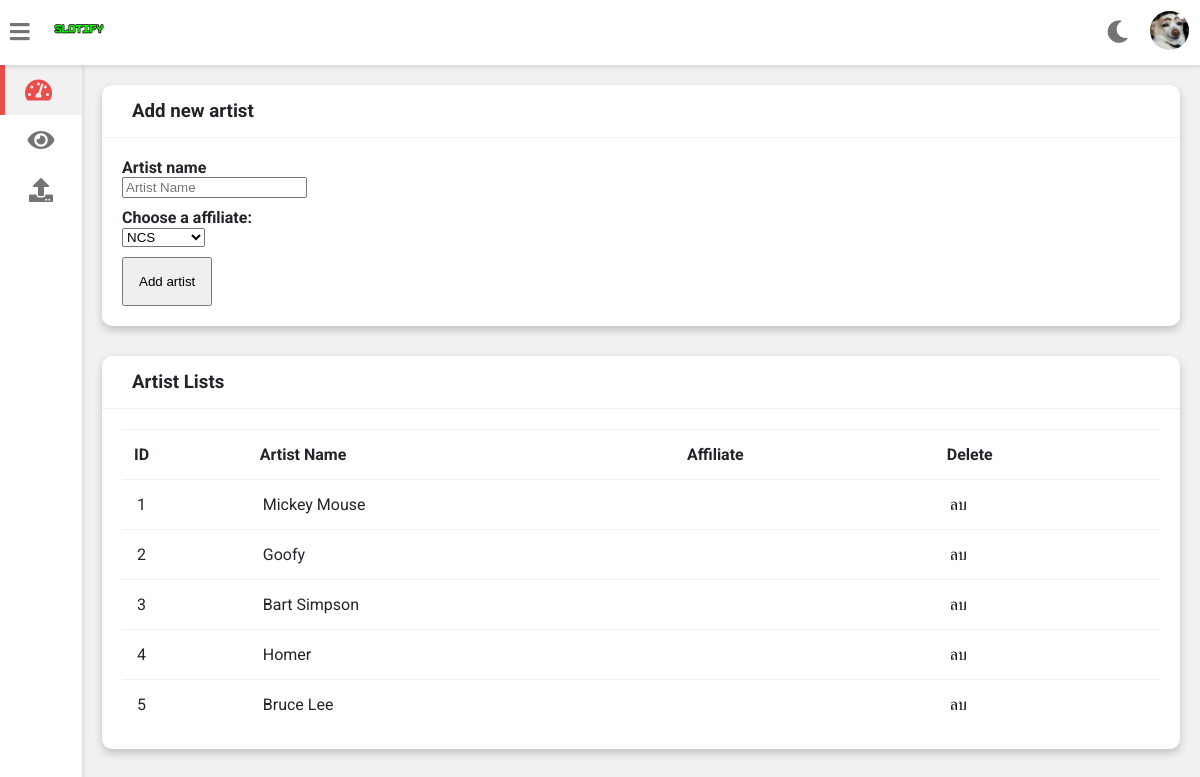
The page /staff/upload/uploadArtist.php on the database its author committed.
### tables this page shows
CREATE TABLE IF NOT EXISTS `artists` (
`id` int(11) NOT NULL,
  `name` varchar(50) NOT NULL
);

### staff/process.php (called while the page is built, shortened)
<?php
$servername = "localhost";
$username = "root";
$password = "";
$dbname = "slotify";
$conn = new mysqli($servername, $username, $password, $dbname);
$sql_8 = "SELECT * FROM artists;";
$result8 = $conn->query($sql_8);
?>

### staff/upload/uploadArtist.php (the view, shortened to what this page needs)
<?php
include("../process.php");
?>
<!DOCTYPE html>
<html>
<head>
<link rel="stylesheet" type="text/css" href="../fontawesome-free/css/all.min.css">
<link rel="stylesheet" type="text/css" href="../style/style.css">
</head>
<body>
    <body class="overlay-scrollbar">
        <div class="navbar">
            <ul class="navbar-nav">
                <li class="nav-item">
                    <a class="nav-link">
                        <i class="fas fa-bars" onclick="collapseSidebar()"></i>
                    </a>
                </li>
                <li class="nav-item">
                <a href="../../index.php">
                    <img src="../assets/logo.png" alt="slotify logo" class="logo logo-light">
                </a>
                </li>
            </ul>
            <ul class="navbar-nav nav-right">
                <li class="nav-item mode">
                    <a class="nav-link" href="#" onclick="switchTheme()">
                        <i class="fas fa-moon dark-icon"></i>
                    </a>
                </li>
                <li class="nav-item avt-wrapper">
                    <div class="avt dropdown">
                        <img src="../assets/001.jpg" alt="User image" class="dropdown-toggle" data-toggle="user-menu">
                    </div>
                </li>
            </ul>
        </div>
<div class="sidebar">
            <ul class="sidebar-nav">
                <li class="sidebar-nav-item">
                    <a href="../home.php" class="sidebar-nav-link active">
                        <div>
                            <i class="fas fa-tachometer-alt"></i>
                        </div>
                    </a>
                </li>
                <li  class="sidebar-nav-item">
                    <a href="../view.php" class="sidebar-nav-link">
                        <div>
                            <i class="fas fa-eye"></i>
                        </div>
                    </a>
                </li>
                <li  class="sidebar-nav-item">
                    <a href="../upload.php" class="sidebar-nav-link">
                        <div>
                        <i class="fas fa-upload"></i>
                        </div>
                    </a>
                </li>
            </ul>
        </div>
        <div class="wrapper">
            <div class="row">
                <div class="col-12 col-m-12 col-sm-12">
                    <div class="card">
                        <div class="card-header">
                            <h3>
                                Add new artist
                            </h3>
                        </div>
                        <div class="card-content">
                            <form action="../process.php" method="POST">
                                <div>
                                    <label for="artist"><b>Artist name</b></label><br>
                                    <input type="text" name="artist_name" placeholder="Artist Name" required>
                                </div>
                                <div>
                                    <label for="affiliate"><b>Choose a affiliate:</b></label><br>
                                    <select id="affiliate" name="affiliate">
                                        <option value="NCS">NCS</option>
                                    </select>
                                </div>
                                <button type="submit" name="artist_upload" style="padding: 15px;">Add artist</button>
                            </form>
                        </div>
                    </div>
                </div>
            </div>
            <div class="row">
                <div class="col-12 col-m-12 col-sm-12">
                    <div class="card">
                        <div class="card-header">
                            <h3>
                                Artist Lists
                            </h3>
                        </div>
                        <div class="card-content">
                            <table>
                                <thead>
                                    <tr>
                                        <th>ID</th>
                                        <th>Artist Name</th>
                                        <th>Affiliate</th>
                                        <th>Delete</th>
                                    </tr>
                                </thead>
                                <tbody>
                                    <?php
                                    if ($result8->num_rows > 0) {
                                        while($row = $result8->fetch_assoc()) {
                                    ?>
                                    <tr>
                                        <td><?php echo $row["id"]; ?></td>
                                        <td><?php echo $row["name"]; ?></td>
                                        <td>
                                        </td>
                                        <td><a href="../process.php?artist_id=<?php echo $row["id"]; ?>" style="color: #000;">ลบ</a></td>
                                    </tr>
                                    <?php
                                      }
                                    }
                                    ?>
                                </tbody>
                            </table>
                        </div>
                    </div>
                </div>
            </div>
        </div>
    </body>
</body>
</html>

### staff/style/style.css (style rules this page uses)
:root { --primary-color: #4834d4; --success-color: #6ab04c; --warning-color: #f0932b; --danger-color: #eb4d4b; --light-color: #212529; --light-second-color: #727475; --light-background: #ffffff; --light-second-background: #f1f1f1; --dark-color: #909090; --dark-second-color: #f5f6fa; --dark-background: #23242D; --dark-second-background: #181818; }
.light { --main-bg-color: var(--light-background); --second-bg-color: var(--light-second-background); --main-color: var(--light-color); --second-color: var(--light-second-color); }
* { box-sizing: border-box; }
body { font-family: 'Roboto', sans-serif; background: var(--main-bg-color); color: var(--main-color); margin: 0; }
.navbar { display: flex; flex-direction: row; background: var(--main-bg-color); color: var(--main-color); position: fixed; top: 0; right: 0; left: 0; z-index: 101; box-shadow: rgba(0,0,0,0.12) 0px 1px 4px 1px; }
.navbar-nav { list-style: none; display: flex; flex-direction: row; padding-left: 0; margin-bottom: 0; margin-top: 0; }
.nav-link { float: left; text-align: center; padding: 21px 10px; text-decoration: none; font-size: 17px; color: var(--second-color); position: relative; }
.navbar-nav i { font-size: 1.4rem; }
.nav-right { margin-left: auto; }
.logo { height: 60px; padding: 10px; }
.avt img { width: 39px; height: 39px; border-radius: 50%; }
.avt { padding: 11px }
.dropdown { position: relative; }
.wrapper { padding: 10px; margin-left: 82px; padding-top: 75px; background: var(--second-bg-color); transition: margin-left .5s; }
.sidebar { width: 82px; height: 100vh; position: fixed; margin-top: 65px; background: var(--main-bg-color); box-shadow: rgba(0,0,0,0.12) 0px 1px 4px 1px; overflow: hidden; z-index: 100; transition: width .5s; }
.sidebar-nav { list-style: none; padding: 0; margin: 0; display: flex; flex-direction: column; align-items: center; height: 100vh; }
.sidebar-nav-item { width: 100%; }
.sidebar-nav-link { display: flex; align-items: center; color: var(--main-color); text-decoration: none; }
.sidebar-nav-link i { font-size: 1.5rem; color: var(--second-color); position: absolute; left: 50%; top: 50%; transform: translate(-50%, -50%); }
.sidebar-nav-link div { min-width: 82px; height: 50px; position: relative; }
.sidebar-nav-link.active { background: var(--second-bg-color); color: var(--danger-color); }
.sidebar-nav-link.active div { border-left: 5px solid var(--danger-color); }
.sidebar-nav-link.active i { color: var(--danger-color); margin-left: -5px; }
.row { display: flex; flex-wrap: wrap; flex-direction: row; }
.row:after, .row:before { box-sizing: border-box; }
[class*="col-"] { padding: 10px; }
@media only screen and (min-width: 600px) { .col-sm-12 { width: 100%; } }
@media only screen and (min-width: 768px) { .col-m-12 { width: 100%; } }
@media only screen and (min-width: 992px) { .col-12 { width: 100%; } }
.card { background: var(--main-bg-color); color: var(--main-color); border-radius: 10px; margin-bottom: 10px; box-shadow: 0 4px 8px 0 rgba(0,0,0,0.2); }
.card-header { padding: 15px 30px; border-bottom: 1px solid var(--second-bg-color); position: relative; }
.card-header h3 { margin: 0; }
.card-content { padding: 20px; overflow-x: auto; }
table { border-collapse: collapse; width: 100%; }
table td { border-top: 1px solid var(--second-bg-color); padding: 15px; }
table th { border-top: 1px solid var(--second-bg-color); border-bottom: 1px solid var(--second-bg-color); padding: 15px 12px; text-align: left; }
.wrapper .row a { text-decoration: none; color: #fff; }

### staff/upload/uploadArtist.php (style rules this page uses)
form div { margin-bottom: 10px; }

### rows shown on the page
artists: id "1", name "Mickey Mouse"
artists: id "2", name "Goofy"
artists: id "3", name "Bart Simpson"
artists: id "4", name "Homer"
artists: id "5", name "Bruce Lee"
